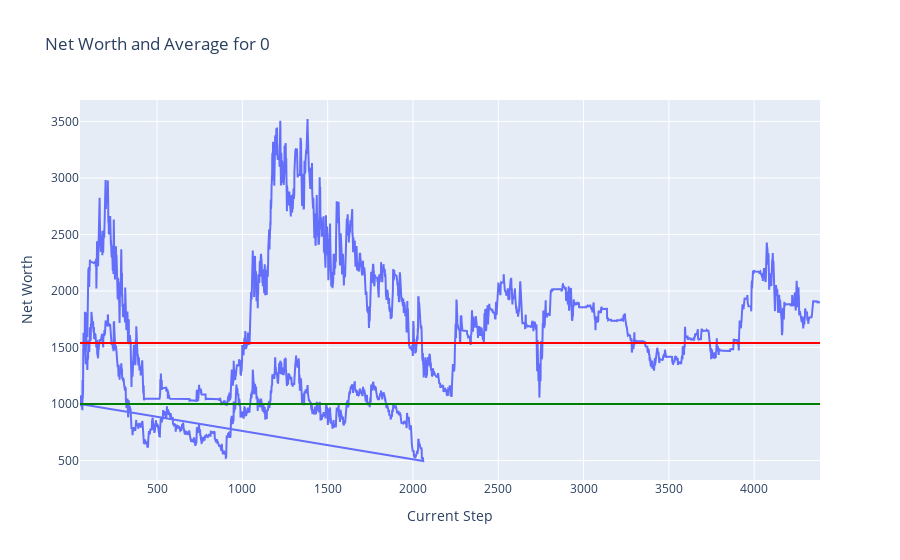
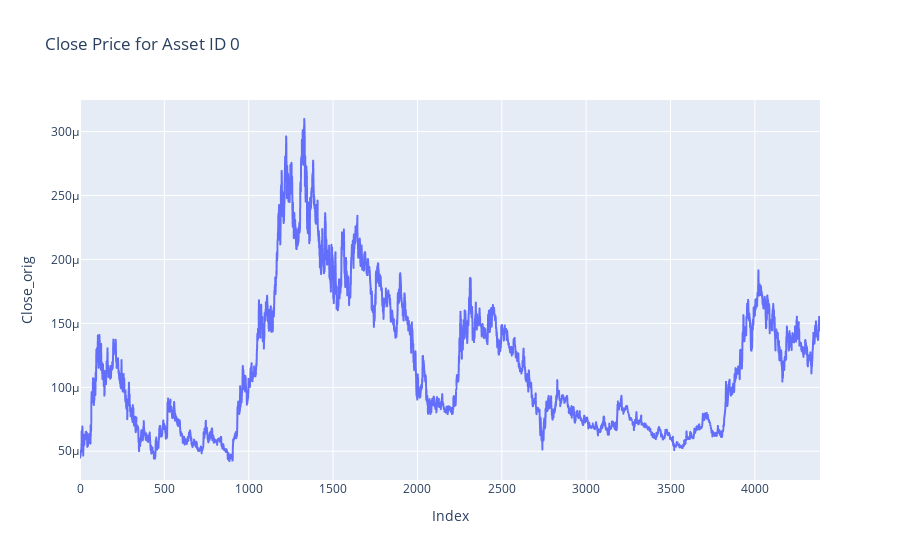
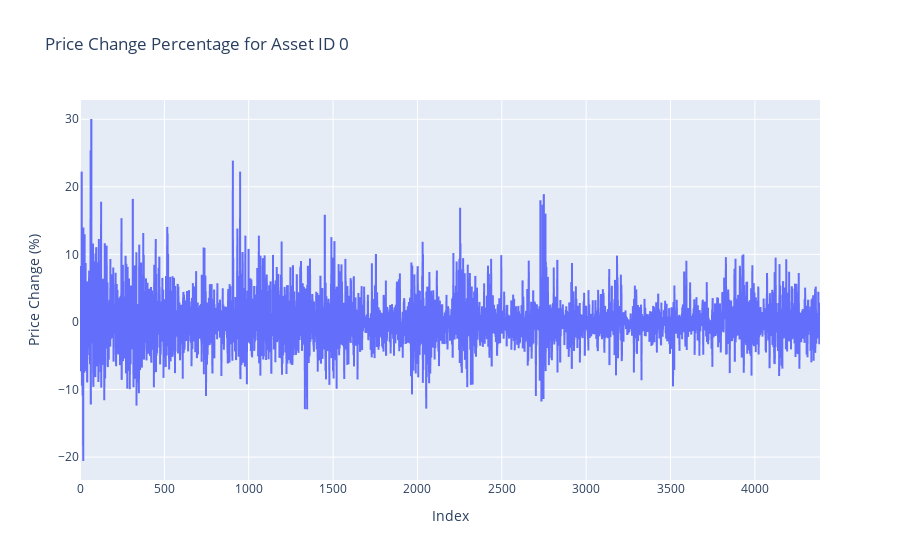
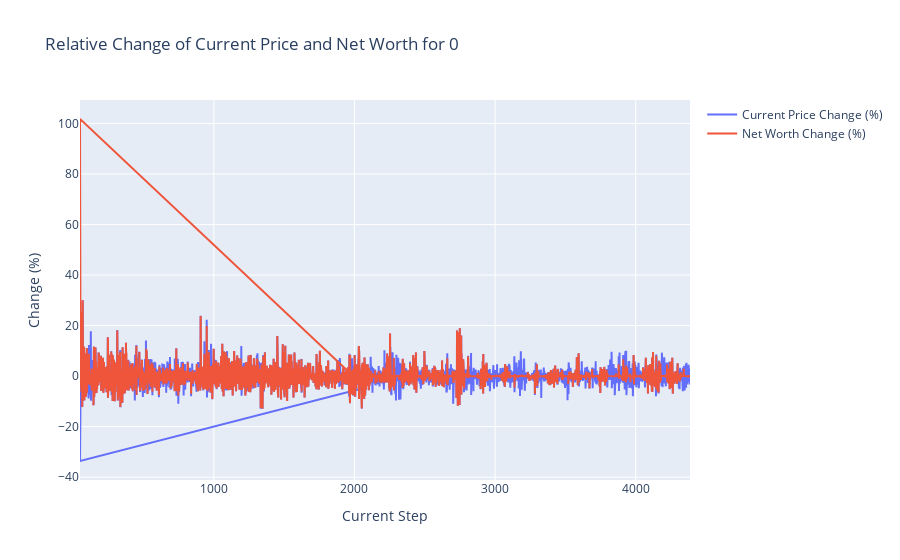

Notebook source saved alongside these figures, in order:
### Markdown cell above
## Plots

### Code cell
token = 0
plot_token_data(df = train_hist_df, token = token)
plot_close_by_asset(df= train_df, asset_id= token)
plot_price_change_by_asset(df= train_df, asset_id= token)
plot_relative_change_by_token(df = train_hist_df, token = token)

### Figure 1 — Plotly figure (JSON) as saved in the notebook; plotly's stock layout.template omitted (floating-point values rounded to 4 significant figures; data arrays with more than 128 entries replaced by an {"elided": "..."} marker saying what was removed)
{"data": [{"mode": "lines", "name": "Net Worth", "type": "scatter", "x": {"elided": "6352 int values"}, "y": {"elided": "6352 float values"}}], "layout": {"shapes": [{"line": {"color": "green"}, "name": "Net Worth = 1000", "type": "line", "x0": 0, "x1": 1, "xref": "x domain", "y0": 1000, "y1": 1000, "yref": "y"}, {"line": {"color": "red"}, "name": "Average Net Worth = 1538.98", "type": "line", "x0": 0, "x1": 1, "xref": "x domain", "y0": 1539.0, "y1": 1539.0, "yref": "y"}], "title": {"text": "Net Worth and Average for 0"}, "xaxis": {"title": {"text": "Current Step"}}, "yaxis": {"title": {"text": "Net Worth"}}}}

### Figure 2 — Plotly figure (JSON) as saved in the notebook; plotly's stock layout.template omitted (floating-point values rounded to 4 significant figures; data arrays with more than 128 entries replaced by an {"elided": "..."} marker saying what was removed)
{"data": [{"hovertemplate": "Index=%{x}<br>Close_orig=%{y}<extra></extra>", "legendgroup": "", "line": {"color": "#636efa", "dash": "solid"}, "marker": {"symbol": "circle"}, "mode": "lines", "name": "", "showlegend": false, "type": "scattergl", "x": {"elided": "4387 int values"}, "xaxis": "x", "y": {"elided": "4387 float values"}, "yaxis": "y"}], "layout": {"legend": {"tracegroupgap": 0}, "title": {"text": "Close Price for Asset ID 0"}, "xaxis": {"anchor": "y", "domain": [0, 1], "title": {"text": "Index"}}, "yaxis": {"anchor": "x", "domain": [0, 1], "title": {"text": "Close_orig"}}}}

### Figure 3 — Plotly figure (JSON) as saved in the notebook; plotly's stock layout.template omitted (floating-point values rounded to 4 significant figures; data arrays with more than 128 entries replaced by an {"elided": "..."} marker saying what was removed)
{"data": [{"hovertemplate": "Index=%{x}<br>Price Change (%)=%{y}<extra></extra>", "legendgroup": "", "line": {"color": "#636efa", "dash": "solid"}, "marker": {"symbol": "circle"}, "mode": "lines", "name": "", "showlegend": false, "type": "scattergl", "x": {"elided": "4387 int values"}, "xaxis": "x", "y": {"elided": "4387 float values"}, "yaxis": "y"}], "layout": {"legend": {"tracegroupgap": 0}, "title": {"text": "Price Change Percentage for Asset ID 0"}, "xaxis": {"anchor": "y", "domain": [0, 1], "title": {"text": "Index"}}, "yaxis": {"anchor": "x", "domain": [0, 1], "title": {"text": "Price Change (%)"}}}}

### Figure 4 — Plotly figure (JSON) as saved in the notebook; plotly's stock layout.template omitted (floating-point values rounded to 4 significant figures; data arrays with more than 128 entries replaced by an {"elided": "..."} marker saying what was removed)
{"data": [{"mode": "lines", "name": "Current Price Change (%)", "type": "scatter", "x": {"elided": "6352 int values"}, "y": {"elided": "6352 float values"}}, {"mode": "lines", "name": "Net Worth Change (%)", "type": "scatter", "x": {"elided": "6352 int values"}, "y": {"elided": "6352 float values"}}], "layout": {"title": {"text": "Relative Change of Current Price and Net Worth for 0"}, "xaxis": {"title": {"text": "Current Step"}}, "yaxis": {"title": {"text": "Change (%)"}}}}
